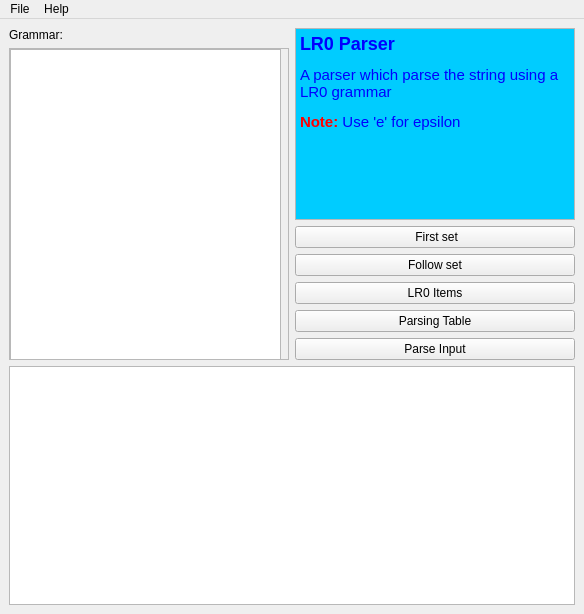
<?xml version="1.0" encoding="UTF-8"?>
<ui version="4.0">
 <class>MainWindow</class>
 <widget class="QMainWindow" name="MainWindow">
  <property name="geometry">
   <rect>
    <x>0</x>
    <y>0</y>
    <width>584</width>
    <height>614</height>
   </rect>
  </property>
  <property name="windowTitle">
   <string>MainWindow</string>
  </property>
  <widget class="QWidget" name="centralwidget">
   <layout class="QGridLayout" name="gridLayout_4">
    <item row="0" column="0">
     <layout class="QGridLayout" name="gridLayout_3">
      <item row="0" column="1">
       <layout class="QVBoxLayout" name="verticalLayout_2">
        <item>
         <widget class="QTextBrowser" name="textBrowser_2">
          <property name="html">
           <string>&lt;!DOCTYPE HTML PUBLIC &quot;-//W3C//DTD HTML 4.0//EN&quot; &quot;http://www.w3.org/TR/REC-html40/strict.dtd&quot;&gt;
&lt;html&gt;&lt;head&gt;&lt;meta name=&quot;qrichtext&quot; content=&quot;1&quot; /&gt;&lt;style type=&quot;text/css&quot;&gt;
p, li { white-space: pre-wrap; }
&lt;/style&gt;&lt;/head&gt;&lt;body style=&quot; font-family:'Ubuntu'; font-size:11pt; font-weight:400; font-style:normal;&quot; bgcolor=&quot;#00ccff&quot;&gt;
&lt;p style=&quot; margin-top:0px; margin-bottom:0px; margin-left:0px; margin-right:0px; -qt-block-indent:0; text-indent:0px;&quot;&gt;&lt;a name=&quot;head&quot;&gt;&lt;/a&gt;&lt;span style=&quot; font-family:'sans-serif'; font-size:x-large; font-weight:600; color:#0000ff;&quot;&gt;L&lt;/span&gt;&lt;span style=&quot; font-family:'sans-serif'; font-size:x-large; font-weight:600; color:#0000ff;&quot;&gt;R0 Parser&lt;/span&gt; &lt;/p&gt;
&lt;p style=&quot; margin-top:12px; margin-bottom:12px; margin-left:0px; margin-right:0px; -qt-block-indent:0; text-indent:0px;&quot;&gt;&lt;span style=&quot; color:#0000ff;&quot;&gt;A parser which parse the string using a LR0 grammar&lt;/span&gt; &lt;/p&gt;
&lt;p style=&quot; margin-top:12px; margin-bottom:12px; margin-left:0px; margin-right:0px; -qt-block-indent:0; text-indent:0px;&quot;&gt;&lt;span style=&quot; font-weight:600; color:#ff0000;&quot;&gt;Note:&lt;/span&gt; &lt;span style=&quot; color:#0000ff;&quot;&gt;Use 'e' for epsilon&lt;/span&gt;&lt;/p&gt;&lt;/body&gt;&lt;/html&gt;</string>
          </property>
         </widget>
        </item>
        <item>
         <layout class="QGridLayout" name="gridLayout_2">
          <item row="2" column="0">
           <widget class="QPushButton" name="pushButton_2">
            <property name="text">
             <string>Follow set</string>
            </property>
           </widget>
          </item>
          <item row="1" column="0">
           <widget class="QPushButton" name="pushButton">
            <property name="text">
             <string> First set</string>
            </property>
           </widget>
          </item>
          <item row="3" column="0">
           <layout class="QGridLayout" name="gridLayout">
            <item row="3" column="0">
             <widget class="QPushButton" name="pushButton_4">
              <property name="text">
               <string>Parsing Table</string>
              </property>
             </widget>
            </item>
            <item row="4" column="0">
             <widget class="QPushButton" name="pushButton_5">
              <property name="text">
               <string>Parse Input</string>
              </property>
             </widget>
            </item>
            <item row="2" column="0">
             <widget class="QPushButton" name="pushButton_3">
              <property name="text">
               <string>LR0 Items</string>
              </property>
             </widget>
            </item>
           </layout>
          </item>
         </layout>
        </item>
       </layout>
      </item>
      <item row="0" column="0">
       <layout class="QVBoxLayout" name="verticalLayout">
        <item>
         <widget class="QLabel" name="label">
          <property name="text">
           <string>Grammar:</string>
          </property>
         </widget>
        </item>
        <item>
         <widget class="QScrollArea" name="scrollArea">
          <property name="widgetResizable">
           <bool>true</bool>
          </property>
          <widget class="QWidget" name="scrollAreaWidgetContents">
           <property name="geometry">
            <rect>
             <x>0</x>
             <y>0</y>
             <width>275</width>
             <height>336</height>
            </rect>
           </property>
           <widget class="QTextBrowser" name="textBrowser">
            <property name="geometry">
             <rect>
              <x>0</x>
              <y>0</y>
              <width>271</width>
              <height>341</height>
             </rect>
            </property>
           </widget>
          </widget>
         </widget>
        </item>
       </layout>
      </item>
      <item row="1" column="0" colspan="2">
       <widget class="QTextBrowser" name="textBrowser_3"/>
      </item>
     </layout>
    </item>
   </layout>
  </widget>
  <widget class="QMenuBar" name="menubar">
   <property name="geometry">
    <rect>
     <x>0</x>
     <y>0</y>
     <width>584</width>
     <height>25</height>
    </rect>
   </property>
   <widget class="QMenu" name="menuFile">
    <property name="title">
     <string>File</string>
    </property>
    <addaction name="actionOpen"/>
    <addaction name="actionExit"/>
   </widget>
   <widget class="QMenu" name="menuAbout">
    <property name="title">
     <string>Help</string>
    </property>
    <addaction name="actionAbout"/>
   </widget>
   <addaction name="menuFile"/>
   <addaction name="menuAbout"/>
  </widget>
  <action name="actionOpen">
   <property name="text">
    <string>Open</string>
   </property>
   <property name="shortcut">
    <string>Ctrl+O</string>
   </property>
  </action>
  <action name="actionExit">
   <property name="text">
    <string>Exit</string>
   </property>
   <property name="shortcut">
    <string>Ctrl+Q</string>
   </property>
  </action>
  <action name="actionAbout">
   <property name="text">
    <string>About</string>
   </property>
  </action>
 </widget>
 <resources/>
 <connections/>
</ui>
